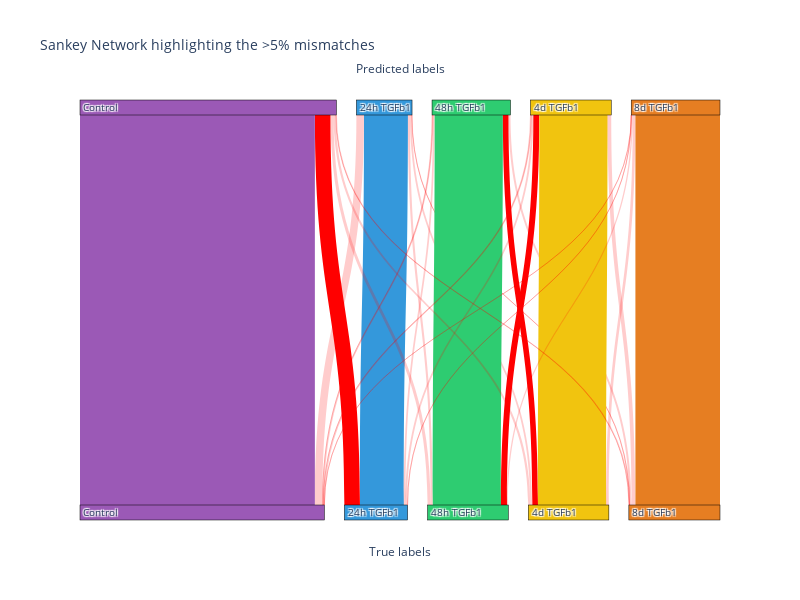

Notebook code for this chart:
### Code cell
# Assuming y_test and y_pred are provided earlier
y_test_series = pd.Series(y_test).reset_index(drop=True)
y_pred_series = pd.Series(y_pred).reset_index(drop=True)

# Create a DataFrame from the true and predicted labels
df_sankey = pd.DataFrame({'Predicted': y_pred_series, 'True': y_test_series})

# Aggregate the data to count the occurrences of each predicted-true pair
df_sankey_agg = df_sankey.groupby(['Predicted', 'True']).size().reset_index(name='Count')

# Define your desired order of labels
label_order = ['Control', '24h TGFb1', '48h TGFb1', '4d TGFb1', '8d TGFb1']

# Define your custom colors for the labels
custom_colors = {
    #'shTGFBR2': '#1abc9c',
    'Control': '#9b59b6',
    '24h TGFb1': '#3498db',
    '48h TGFb1': '#2ecc71',
    '4d TGFb1': '#f1c40f',
    '8d TGFb1': '#e67e22',
}
# Calculate total counts per true label
total_counts_per_true_label = df_sankey_agg.groupby('True')['Count'].sum()

# Use a different color to highlight mismatches
mismatch_color = '#ff0000'  # Red color for mismatches

# Determine the opacity for each link based on the percentage condition
def determine_opacity(row):
    # Calculate the percentage of the total for this true label
    percentage_of_total = row['Count'] / total_counts_per_true_label[row['True']]
    # If the mismatched flow is less than 5%, reduce opacity
    return 0.2 if (row['Predicted'] != row['True'] and percentage_of_total < 0.05) else 1

# Get the unique labels across both predicted and true for consistent ordering and sort them
unique_labels = pd.concat([df_sankey_agg['Predicted'], df_sankey_agg['True']]).unique()
unique_labels = sorted(unique_labels, key=lambda x: label_order.index(x))

# Create a mapping from label to a consistent integer index
label_to_index = {label: idx for idx, label in enumerate(unique_labels)}

# Map the predicted and true labels in the aggregated DataFrame to their respective integer indices
df_sankey_agg['Predicted_Index'] = df_sankey_agg['Predicted'].map(label_to_index)
df_sankey_agg['True_Index'] = df_sankey_agg['True'].map(label_to_index) + len(unique_labels)

# Create the nodes for the Sankey diagram
nodes = [{'label': label, 'color': custom_colors.get(label, '#cccccc')} for label in label_order] + \
        [{'label': label, 'color': custom_colors.get(label, '#cccccc')} for label in label_order]

# Create the links for the Sankey diagram using the aggregated counts
links = {
    'source': df_sankey_agg['Predicted_Index'],
    'target': df_sankey_agg['True_Index'],
    'value': df_sankey_agg['Count'],
    'color': [f"rgba({int(mismatch_color[1:3], 16)}, {int(mismatch_color[3:5], 16)}, {int(mismatch_color[5:7], 16)}, {determine_opacity(row)})" 
              if row['Predicted'] != row['True'] else custom_colors[row['Predicted']] for _, row in df_sankey_agg.iterrows()]
}

# Create the Sankey diagram figure
fig = go.Figure(data=[go.Sankey(
    node=dict(
        pad=20,
        thickness=15,
        line=dict(color="black", width=0.5),
        label=[node['label'] for node in nodes],
        color=[node['color'] for node in nodes]
    ),
    link=dict(
        source=links['source'],
        target=links['target'],
        value=links['value'],
        color=links['color']
    ),
    orientation="v"
)])


# Add titles for 'Predicted labels' at the top and 'True labels' at the bottom
fig.update_layout(
    title_text="Sankey Network highlighting the >5% mismatches", 
    font_size=10, 
    width=800, 
    height=600,
    annotations=[
        dict(text="Predicted labels", x=0.5, y=1.1, showarrow=False, font_size=12, xref="paper", yref="paper", align="center"),
        dict(text="True labels", x=0.5, y=-0.1, showarrow=False, font_size=12, xref="paper", yref="paper", align="center")
    ])
fig.show()

### Figure 1 — Plotly figure (JSON) as saved in the notebook; plotly's stock layout.template omitted (floating-point values rounded to 4 significant figures)
{"data": [{"link": {"color": ["#3498db", "rgba(255, 0, 0, 0.2)", "rgba(255, 0, 0, 0.2)", "rgba(255, 0, 0, 0.2)", "rgba(255, 0, 0, 0.2)", "rgba(255, 0, 0, 0.2)", "#2ecc71", "rgba(255, 0, 0, 1)", "rgba(255, 0, 0, 0.2)", "rgba(255, 0, 0, 0.2)", "rgba(255, 0, 0, 0.2)", "rgba(255, 0, 0, 1)", "#f1c40f", "rgba(255, 0, 0, 0.2)", "rgba(255, 0, 0, 0.2)", "rgba(255, 0, 0, 0.2)", "rgba(255, 0, 0, 0.2)", "rgba(255, 0, 0, 0.2)", "#e67e22", "rgba(255, 0, 0, 0.2)", "rgba(255, 0, 0, 1)", "rgba(255, 0, 0, 0.2)", "rgba(255, 0, 0, 0.2)", "rgba(255, 0, 0, 0.2)", "#9b59b6"], "source": [1, 1, 1, 1, 1, 2, 2, 2, 2, 2, 3, 3, 3, 3, 3, 4, 4, 4, 4, 4, 0, 0, 0, 0, 0], "target": [6, 7, 8, 9, 5, 6, 7, 8, 9, 5, 6, 7, 8, 9, 5, 6, 7, 8, 9, 5, 6, 7, 8, 9, 5], "value": [10651, 516, 442, 47, 1844, 422, 16547, 1365, 490, 214, 455, 1452, 16549, 901, 233, 34, 321, 645, 20524, 16, 3783, 744, 545, 154, 56990]}, "node": {"color": ["#9b59b6", "#3498db", "#2ecc71", "#f1c40f", "#e67e22", "#9b59b6", "#3498db", "#2ecc71", "#f1c40f", "#e67e22"], "label": ["Control", "24h TGFb1", "48h TGFb1", "4d TGFb1", "8d TGFb1", "Control", "24h TGFb1", "48h TGFb1", "4d TGFb1", "8d TGFb1"], "line": {"color": "black", "width": 0.5}, "pad": 20, "thickness": 15}, "orientation": "v", "type": "sankey"}], "layout": {"annotations": [{"align": "center", "font": {"size": 12}, "showarrow": false, "text": "Predicted labels", "x": 0.5, "xref": "paper", "y": 1.1, "yref": "paper"}, {"align": "center", "font": {"size": 12}, "showarrow": false, "text": "True labels", "x": 0.5, "xref": "paper", "y": -0.1, "yref": "paper"}], "font": {"size": 10}, "height": 600, "title": {"text": "Sankey Network highlighting the >5% mismatches"}, "width": 800}}
